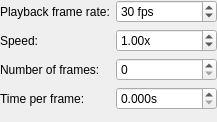
<?xml version="1.0" encoding="UTF-8"?>
<ui version="4.0">
 <class>ReplayRecorderSettingsWidget</class>
 <widget class="QWidget" name="ReplayRecorderSettingsWidget">
  <property name="geometry">
   <rect>
    <x>0</x>
    <y>0</y>
    <width>217</width>
    <height>122</height>
   </rect>
  </property>
  <property name="windowTitle">
   <string>Form</string>
  </property>
  <layout class="QFormLayout" name="formLayout">
   <property name="leftMargin">
    <number>0</number>
   </property>
   <property name="topMargin">
    <number>0</number>
   </property>
   <property name="rightMargin">
    <number>0</number>
   </property>
   <property name="bottomMargin">
    <number>0</number>
   </property>
   <item row="0" column="0">
    <widget class="QLabel" name="label">
     <property name="text">
      <string>Playback frame rate:</string>
     </property>
    </widget>
   </item>
   <item row="0" column="1">
    <widget class="QSpinBox" name="playbackFrameRateSpinBox">
     <property name="suffix">
      <string> fps</string>
     </property>
     <property name="minimum">
      <number>1</number>
     </property>
     <property name="maximum">
      <number>1000</number>
     </property>
     <property name="value">
      <number>30</number>
     </property>
    </widget>
   </item>
   <item row="1" column="0">
    <widget class="QLabel" name="label_2">
     <property name="text">
      <string>Speed:</string>
     </property>
    </widget>
   </item>
   <item row="1" column="1">
    <widget class="QDoubleSpinBox" name="speedSpinBox">
     <property name="suffix">
      <string>x</string>
     </property>
     <property name="minimum">
      <double>0.100000000000000</double>
     </property>
     <property name="maximum">
      <double>1000000.000000000000000</double>
     </property>
     <property name="singleStep">
      <double>0.100000000000000</double>
     </property>
     <property name="stepType">
      <enum>QAbstractSpinBox::AdaptiveDecimalStepType</enum>
     </property>
     <property name="value">
      <double>1.000000000000000</double>
     </property>
    </widget>
   </item>
   <item row="2" column="0">
    <widget class="QLabel" name="label_3">
     <property name="text">
      <string>Number of frames:</string>
     </property>
    </widget>
   </item>
   <item row="2" column="1">
    <widget class="QSpinBox" name="numberOfFramesSpinBox"/>
   </item>
   <item row="3" column="0">
    <widget class="QLabel" name="label_4">
     <property name="text">
      <string>Time per frame:</string>
     </property>
    </widget>
   </item>
   <item row="3" column="1">
    <widget class="QDoubleSpinBox" name="timePerFrameSpinBox">
     <property name="suffix">
      <string>s</string>
     </property>
     <property name="decimals">
      <number>3</number>
     </property>
    </widget>
   </item>
  </layout>
 </widget>
 <resources/>
 <connections/>
</ui>
